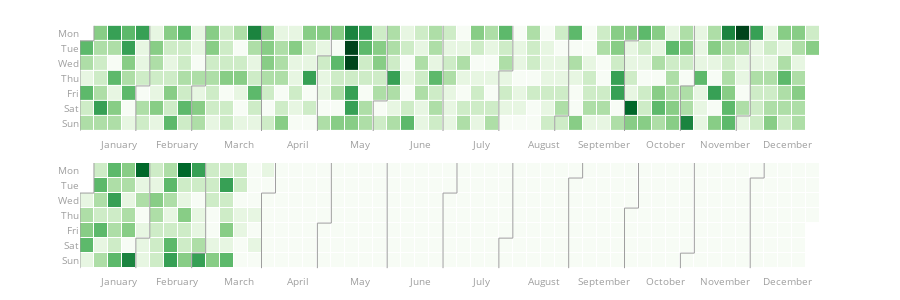

Notebook source saved alongside this figure:
### Code cell
from plotly_calplot import calplot
# creating the plot
fig = calplot(
         dailydata,
         x='datetime',
         y='admission number'
)
fig.show()

### Figure 1 — Plotly figure (JSON) as saved in the notebook; plotly's stock layout.template omitted (floating-point values rounded to 4 significant figures; data arrays with more than 128 entries replaced by an {"elided": "..."} marker saying what was removed)
{"data": [{"colorscale": [[0, "rgb(247,252,245)"], [0.125, "rgb(229,245,224)"], [0.25, "rgb(199,233,192)"], [0.375, "rgb(161,217,155)"], [0.5, "rgb(116,196,118)"], [0.625, "rgb(65,171,93)"], [0.75, "rgb(35,139,69)"], [0.875, "rgb(0,109,44)"], [1, "rgb(0,68,27)"]], "customdata": {"elided": "365x2 str values"}, "hovertemplate": "%{customdata[0]} <br>Week=%{x} <br>%{customdata[1]}=%{z}", "name": "2019", "showscale": false, "type": "heatmap", "x": {"elided": "365 int values"}, "xaxis": "x", "xgap": 1, "y": {"elided": "365 int values"}, "yaxis": "y", "ygap": 1, "z": {"elided": "365 int values"}, "zmax": 9, "zmin": 0}, {"hoverinfo": "skip", "line": {"color": "#9e9e9e", "width": 1}, "mode": "lines", "type": "scatter", "x": [-0.5, -0.5], "xaxis": "x", "y": [0.5, 6.5], "yaxis": "y"}, {"hoverinfo": "skip", "line": {"color": "#9e9e9e", "width": 1}, "mode": "lines", "type": "scatter", "x": [-0.5, 0.5], "xaxis": "x", "y": [0.5, 0.5], "yaxis": "y"}, {"hoverinfo": "skip", "line": {"color": "#9e9e9e", "width": 1}, "mode": "lines", "type": "scatter", "x": [0.5, 0.5], "xaxis": "x", "y": [0.5, -0.5], "yaxis": "y"}, {"hoverinfo": "skip", "line": {"color": "#9e9e9e", "width": 1}, "mode": "lines", "type": "scatter", "x": [3.5, 3.5], "xaxis": "x", "y": [3.5, 6.5], "yaxis": "y"}, {"hoverinfo": "skip", "line": {"color": "#9e9e9e", "width": 1}, "mode": "lines", "type": "scatter", "x": [3.5, 4.5], "xaxis": "x", "y": [3.5, 3.5], "yaxis": "y"}, {"hoverinfo": "skip", "line": {"color": "#9e9e9e", "width": 1}, "mode": "lines", "type": "scatter", "x": [4.5, 4.5], "xaxis": "x", "y": [3.5, -0.5], "yaxis": "y"}, {"hoverinfo": "skip", "line": {"color": "#9e9e9e", "width": 1}, "mode": "lines", "type": "scatter", "x": [7.5, 7.5], "xaxis": "x", "y": [3.5, 6.5], "yaxis": "y"}, {"hoverinfo": "skip", "line": {"color": "#9e9e9e", "width": 1}, "mode": "lines", "type": "scatter", "x": [7.5, 8.5], "xaxis": "x", "y": [3.5, 3.5], "yaxis": "y"}, {"hoverinfo": "skip", "line": {"color": "#9e9e9e", "width": 1}, "mode": "lines", "type": "scatter", "x": [8.5, 8.5], "xaxis": "x", "y": [3.5, -0.5], "yaxis": "y"}, {"hoverinfo": "skip", "line": {"color": "#9e9e9e", "width": 1}, "mode": "lines", "type": "scatter", "x": [12.5, 12.5], "xaxis": "x", "y": [-0.5, 6.5], "yaxis": "y"}, {"hoverinfo": "skip", "line": {"color": "#9e9e9e", "width": 1}, "mode": "lines", "type": "scatter", "x": [16.5, 16.5], "xaxis": "x", "y": [1.5, 6.5], "yaxis": "y"}, {"hoverinfo": "skip", "line": {"color": "#9e9e9e", "width": 1}, "mode": "lines", "type": "scatter", "x": [16.5, 17.5], "xaxis": "x", "y": [1.5, 1.5], "yaxis": "y"}, {"hoverinfo": "skip", "line": {"color": "#9e9e9e", "width": 1}, "mode": "lines", "type": "scatter", "x": [17.5, 17.5], "xaxis": "x", "y": [1.5, -0.5], "yaxis": "y"}, {"hoverinfo": "skip", "line": {"color": "#9e9e9e", "width": 1}, "mode": "lines", "type": "scatter", "x": [20.5, 20.5], "xaxis": "x", "y": [4.5, 6.5], "yaxis": "y"}, {"hoverinfo": "skip", "line": {"color": "#9e9e9e", "width": 1}, "mode": "lines", "type": "scatter", "x": [20.5, 21.5], "xaxis": "x", "y": [4.5, 4.5], "yaxis": "y"}, {"hoverinfo": "skip", "line": {"color": "#9e9e9e", "width": 1}, "mode": "lines", "type": "scatter", "x": [21.5, 21.5], "xaxis": "x", "y": [4.5, -0.5], "yaxis": "y"}, {"hoverinfo": "skip", "line": {"color": "#9e9e9e", "width": 1}, "mode": "lines", "type": "scatter", "x": [25.5, 25.5], "xaxis": "x", "y": [-0.5, 6.5], "yaxis": "y"}, {"hoverinfo": "skip", "line": {"color": "#9e9e9e", "width": 1}, "mode": "lines", "type": "scatter", "x": [29.5, 29.5], "xaxis": "x", "y": [2.5, 6.5], "yaxis": "y"}, {"hoverinfo": "skip", "line": {"color": "#9e9e9e", "width": 1}, "mode": "lines", "type": "scatter", "x": [29.5, 30.5], "xaxis": "x", "y": [2.5, 2.5], "yaxis": "y"}, {"hoverinfo": "skip", "line": {"color": "#9e9e9e", "width": 1}, "mode": "lines", "type": "scatter", "x": [30.5, 30.5], "xaxis": "x", "y": [2.5, -0.5], "yaxis": "y"}, {"hoverinfo": "skip", "line": {"color": "#9e9e9e", "width": 1}, "mode": "lines", "type": "scatter", "x": [33.5, 33.5], "xaxis": "x", "y": [5.5, 6.5], "yaxis": "y"}, {"hoverinfo": "skip", "line": {"color": "#9e9e9e", "width": 1}, "mode": "lines", "type": "scatter", "x": [33.5, 34.5], "xaxis": "x", "y": [5.5, 5.5], "yaxis": "y"}, {"hoverinfo": "skip", "line": {"color": "#9e9e9e", "width": 1}, "mode": "lines", "type": "scatter", "x": [34.5, 34.5], "xaxis": "x", "y": [5.5, -0.5], "yaxis": "y"}, {"hoverinfo": "skip", "line": {"color": "#9e9e9e", "width": 1}, "mode": "lines", "type": "scatter", "x": [38.5, 38.5], "xaxis": "x", "y": [0.5, 6.5], "yaxis": "y"}, {"hoverinfo": "skip", "line": {"color": "#9e9e9e", "width": 1}, "mode": "lines", "type": "scatter", "x": [38.5, 39.5], "xaxis": "x", "y": [0.5, 0.5], "yaxis": "y"}, {"hoverinfo": "skip", "line": {"color": "#9e9e9e", "width": 1}, "mode": "lines", "type": "scatter", "x": [39.5, 39.5], "xaxis": "x", "y": [0.5, -0.5], "yaxis": "y"}, {"hoverinfo": "skip", "line": {"color": "#9e9e9e", "width": 1}, "mode": "lines", "type": "scatter", "x": [42.5, 42.5], "xaxis": "x", "y": [3.5, 6.5], "yaxis": "y"}, {"hoverinfo": "skip", "line": {"color": "#9e9e9e", "width": 1}, "mode": "lines", "type": "scatter", "x": [42.5, 43.5], "xaxis": "x", "y": [3.5, 3.5], "yaxis": "y"}, {"hoverinfo": "skip", "line": {"color": "#9e9e9e", "width": 1}, "mode": "lines", "type": "scatter", "x": [43.5, 43.5], "xaxis": "x", "y": [3.5, -0.5], "yaxis": "y"}, {"hoverinfo": "skip", "line": {"color": "#9e9e9e", "width": 1}, "mode": "lines", "type": "scatter", "x": [46.5, 46.5], "xaxis": "x", "y": [5.5, 6.5], "yaxis": "y"}, {"hoverinfo": "skip", "line": {"color": "#9e9e9e", "width": 1}, "mode": "lines", "type": "scatter", "x": [46.5, 47.5], "xaxis": "x", "y": [5.5, 5.5], "yaxis": "y"}, {"hoverinfo": "skip", "line": {"color": "#9e9e9e", "width": 1}, "mode": "lines", "type": "scatter", "x": [47.5, 47.5], "xaxis": "x", "y": [5.5, -0.5], "yaxis": "y"}, {"colorscale": [[0, "rgb(247,252,245)"], [0.125, "rgb(229,245,224)"], [0.25, "rgb(199,233,192)"], [0.375, "rgb(161,217,155)"], [0.5, "rgb(116,196,118)"], [0.625, "rgb(65,171,93)"], [0.75, "rgb(35,139,69)"], [0.875, "rgb(0,109,44)"], [1, "rgb(0,68,27)"]], "customdata": {"elided": "366x2 str values"}, "hovertemplate": "%{customdata[0]} <br>Week=%{x} <br>%{customdata[1]}=%{z}", "name": "2020", "showscale": false, "type": "heatmap", "x": {"elided": "366 int values"}, "xaxis": "x2", "xgap": 1, "y": {"elided": "366 int values"}, "yaxis": "y2", "ygap": 1, "z": {"elided": "366 int values"}, "zmax": 9, "zmin": 0}, {"hoverinfo": "skip", "line": {"color": "#9e9e9e", "width": 1}, "mode": "lines", "type": "scatter", "x": [-0.5, -0.5], "xaxis": "x2", "y": [1.5, 6.5], "yaxis": "y2"}, {"hoverinfo": "skip", "line": {"color": "#9e9e9e", "width": 1}, "mode": "lines", "type": "scatter", "x": [-0.5, 0.5], "xaxis": "x2", "y": [1.5, 1.5], "yaxis": "y2"}, {"hoverinfo": "skip", "line": {"color": "#9e9e9e", "width": 1}, "mode": "lines", "type": "scatter", "x": [0.5, 0.5], "xaxis": "x2", "y": [1.5, -0.5], "yaxis": "y2"}, {"hoverinfo": "skip", "line": {"color": "#9e9e9e", "width": 1}, "mode": "lines", "type": "scatter", "x": [3.5, 3.5], "xaxis": "x2", "y": [4.5, 6.5], "yaxis": "y2"}, {"hoverinfo": "skip", "line": {"color": "#9e9e9e", "width": 1}, "mode": "lines", "type": "scatter", "x": [3.5, 4.5], "xaxis": "x2", "y": [4.5, 4.5], "yaxis": "y2"}, {"hoverinfo": "skip", "line": {"color": "#9e9e9e", "width": 1}, "mode": "lines", "type": "scatter", "x": [4.5, 4.5], "xaxis": "x2", "y": [4.5, -0.5], "yaxis": "y2"}, {"hoverinfo": "skip", "line": {"color": "#9e9e9e", "width": 1}, "mode": "lines", "type": "scatter", "x": [7.5, 7.5], "xaxis": "x2", "y": [5.5, 6.5], "yaxis": "y2"}, {"hoverinfo": "skip", "line": {"color": "#9e9e9e", "width": 1}, "mode": "lines", "type": "scatter", "x": [7.5, 8.5], "xaxis": "x2", "y": [5.5, 5.5], "yaxis": "y2"}, {"hoverinfo": "skip", "line": {"color": "#9e9e9e", "width": 1}, "mode": "lines", "type": "scatter", "x": [8.5, 8.5], "xaxis": "x2", "y": [5.5, -0.5], "yaxis": "y2"}, {"hoverinfo": "skip", "line": {"color": "#9e9e9e", "width": 1}, "mode": "lines", "type": "scatter", "x": [12.5, 12.5], "xaxis": "x2", "y": [1.5, 6.5], "yaxis": "y2"}, {"hoverinfo": "skip", "line": {"color": "#9e9e9e", "width": 1}, "mode": "lines", "type": "scatter", "x": [12.5, 13.5], "xaxis": "x2", "y": [1.5, 1.5], "yaxis": "y2"}, {"hoverinfo": "skip", "line": {"color": "#9e9e9e", "width": 1}, "mode": "lines", "type": "scatter", "x": [13.5, 13.5], "xaxis": "x2", "y": [1.5, -0.5], "yaxis": "y2"}, {"hoverinfo": "skip", "line": {"color": "#9e9e9e", "width": 1}, "mode": "lines", "type": "scatter", "x": [16.5, 16.5], "xaxis": "x2", "y": [3.5, 6.5], "yaxis": "y2"}, {"hoverinfo": "skip", "line": {"color": "#9e9e9e", "width": 1}, "mode": "lines", "type": "scatter", "x": [16.5, 17.5], "xaxis": "x2", "y": [3.5, 3.5], "yaxis": "y2"}, {"hoverinfo": "skip", "line": {"color": "#9e9e9e", "width": 1}, "mode": "lines", "type": "scatter", "x": [17.5, 17.5], "xaxis": "x2", "y": [3.5, -0.5], "yaxis": "y2"}, {"hoverinfo": "skip", "line": {"color": "#9e9e9e", "width": 1}, "mode": "lines", "type": "scatter", "x": [21.5, 21.5], "xaxis": "x2", "y": [-0.5, 6.5], "yaxis": "y2"}, {"hoverinfo": "skip", "line": {"color": "#9e9e9e", "width": 1}, "mode": "lines", "type": "scatter", "x": [25.5, 25.5], "xaxis": "x2", "y": [1.5, 6.5], "yaxis": "y2"}, {"hoverinfo": "skip", "line": {"color": "#9e9e9e", "width": 1}, "mode": "lines", "type": "scatter", "x": [25.5, 26.5], "xaxis": "x2", "y": [1.5, 1.5], "yaxis": "y2"}, {"hoverinfo": "skip", "line": {"color": "#9e9e9e", "width": 1}, "mode": "lines", "type": "scatter", "x": [26.5, 26.5], "xaxis": "x2", "y": [1.5, -0.5], "yaxis": "y2"}, {"hoverinfo": "skip", "line": {"color": "#9e9e9e", "width": 1}, "mode": "lines", "type": "scatter", "x": [29.5, 29.5], "xaxis": "x2", "y": [4.5, 6.5], "yaxis": "y2"}, {"hoverinfo": "skip", "line": {"color": "#9e9e9e", "width": 1}, "mode": "lines", "type": "scatter", "x": [29.5, 30.5], "xaxis": "x2", "y": [4.5, 4.5], "yaxis": "y2"}, {"hoverinfo": "skip", "line": {"color": "#9e9e9e", "width": 1}, "mode": "lines", "type": "scatter", "x": [30.5, 30.5], "xaxis": "x2", "y": [4.5, -0.5], "yaxis": "y2"}, {"hoverinfo": "skip", "line": {"color": "#9e9e9e", "width": 1}, "mode": "lines", "type": "scatter", "x": [34.5, 34.5], "xaxis": "x2", "y": [0.5, 6.5], "yaxis": "y2"}, {"hoverinfo": "skip", "line": {"color": "#9e9e9e", "width": 1}, "mode": "lines", "type": "scatter", "x": [34.5, 35.5], "xaxis": "x2", "y": [0.5, 0.5], "yaxis": "y2"}, {"hoverinfo": "skip", "line": {"color": "#9e9e9e", "width": 1}, "mode": "lines", "type": "scatter", "x": [35.5, 35.5], "xaxis": "x2", "y": [0.5, -0.5], "yaxis": "y2"}, {"hoverinfo": "skip", "line": {"color": "#9e9e9e", "width": 1}, "mode": "lines", "type": "scatter", "x": [38.5, 38.5], "xaxis": "x2", "y": [2.5, 6.5], "yaxis": "y2"}, {"hoverinfo": "skip", "line": {"color": "#9e9e9e", "width": 1}, "mode": "lines", "type": "scatter", "x": [38.5, 39.5], "xaxis": "x2", "y": [2.5, 2.5], "yaxis": "y2"}, {"hoverinfo": "skip", "line": {"color": "#9e9e9e", "width": 1}, "mode": "lines", "type": "scatter", "x": [39.5, 39.5], "xaxis": "x2", "y": [2.5, -0.5], "yaxis": "y2"}, {"hoverinfo": "skip", "line": {"color": "#9e9e9e", "width": 1}, "mode": "lines", "type": "scatter", "x": [42.5, 42.5], "xaxis": "x2", "y": [5.5, 6.5], "yaxis": "y2"}, {"hoverinfo": "skip", "line": {"color": "#9e9e9e", "width": 1}, "mode": "lines", "type": "scatter", "x": [42.5, 43.5], "xaxis": "x2", "y": [5.5, 5.5], "yaxis": "y2"}, {"hoverinfo": "skip", "line": {"color": "#9e9e9e", "width": 1}, "mode": "lines", "type": "scatter", "x": [43.5, 43.5], "xaxis": "x2", "y": [5.5, -0.5], "yaxis": "y2"}, {"hoverinfo": "skip", "line": {"color": "#9e9e9e", "width": 1}, "mode": "lines", "type": "scatter", "x": [47.5, 47.5], "xaxis": "x2", "y": [0.5, 6.5], "yaxis": "y2"}, {"hoverinfo": "skip", "line": {"color": "#9e9e9e", "width": 1}, "mode": "lines", "type": "scatter", "x": [47.5, 48.5], "xaxis": "x2", "y": [0.5, 0.5], "yaxis": "y2"}, {"hoverinfo": "skip", "line": {"color": "#9e9e9e", "width": 1}, "mode": "lines", "type": "scatter", "x": [48.5, 48.5], "xaxis": "x2", "y": [0.5, -0.5], "yaxis": "y2"}], "layout": {"font": {"color": "#9e9e9e", "size": 10}, "height": 300, "margin": {"b": 20, "t": 20}, "plot_bgcolor": "#fff", "showlegend": false, "title": {"text": ""}, "xaxis": {"anchor": "y", "domain": [0, 1], "showgrid": false, "showline": false, "tickmode": "array", "ticktext": ["January", "February", "March", "April", "May", "June", "July", "August", "September", "October", "November", "December"], "tickvals": [2.286, 6.429, 10.86, 15.14, 19.57, 23.86, 28.29, 32.71, 37, 41.43, 45.71, 50.14], "zeroline": false}, "xaxis2": {"anchor": "y2", "domain": [0, 1], "showgrid": false, "showline": false, "tickmode": "array", "ticktext": ["January", "February", "March", "April", "May", "June", "July", "August", "September", "October", "November", "December"], "tickvals": [2.286, 6.429, 10.86, 15.14, 19.57, 23.86, 28.29, 32.71, 37, 41.43, 45.71, 50.14], "zeroline": false}, "yaxis": {"anchor": "x", "autorange": "reversed", "domain": [0.54, 1], "showgrid": false, "showline": false, "tickmode": "array", "ticktext": ["Mon", "Tue", "Wed", "Thu", "Fri", "Sat", "Sun"], "tickvals": [0, 1, 2, 3, 4, 5, 6], "zeroline": false}, "yaxis2": {"anchor": "x2", "autorange": "reversed", "domain": [0, 0.46], "showgrid": false, "showline": false, "tickmode": "array", "ticktext": ["Mon", "Tue", "Wed", "Thu", "Fri", "Sat", "Sun"], "tickvals": [0, 1, 2, 3, 4, 5, 6], "zeroline": false}}}
